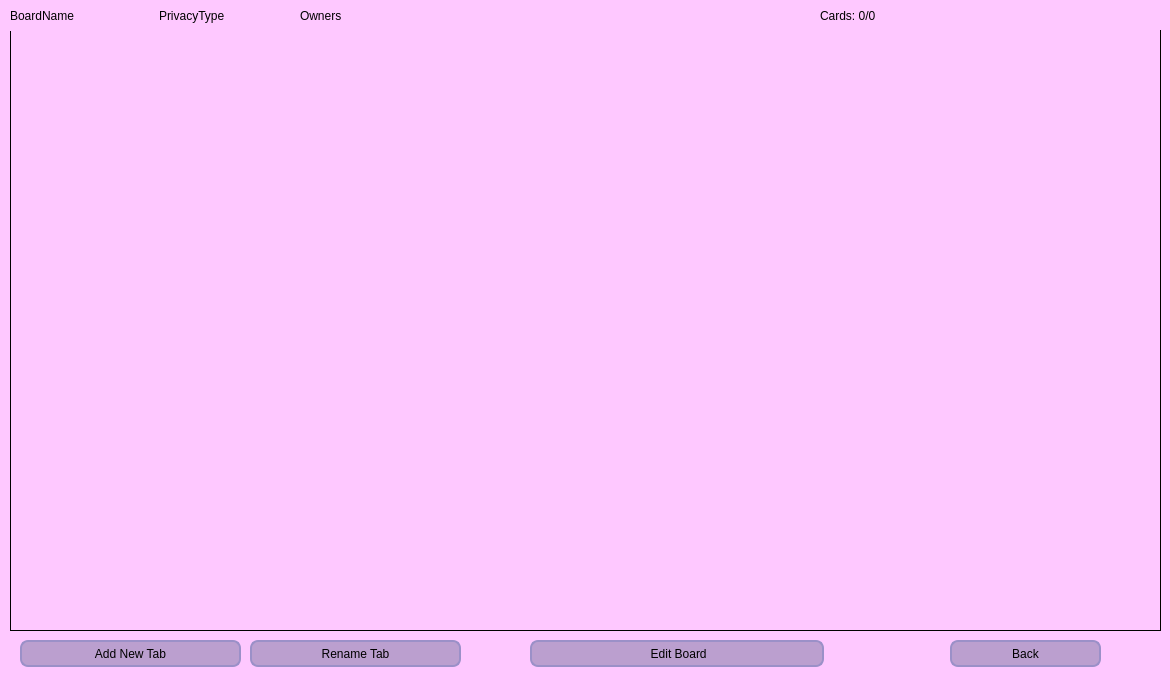
<?xml version="1.0" encoding="UTF-8"?>
<ui version="4.0">
 <class>Deck</class>
 <widget class="QMainWindow" name="Deck">
  <property name="geometry">
   <rect>
    <x>0</x>
    <y>0</y>
    <width>1170</width>
    <height>700</height>
   </rect>
  </property>
  <property name="maximumSize">
   <size>
    <width>1170</width>
    <height>700</height>
   </size>
  </property>
  <property name="windowTitle">
   <string>TaskManager</string>
  </property>
  <property name="windowIcon">
   <iconset resource="../../data/other/resource.qrc">
    <normaloff>:/res/windows.ico</normaloff>:/res/windows.ico</iconset>
  </property>
  <property name="styleSheet">
   <string notr="true">background-color: rgb(254, 200, 255);
color: rgb(0, 0, 0);</string>
  </property>
  <widget class="QWidget" name="centralwidget">
   <widget class="QTabWidget" name="tabWidget">
    <property name="geometry">
     <rect>
      <x>10</x>
      <y>30</y>
      <width>1151</width>
      <height>601</height>
     </rect>
    </property>
    <property name="font">
     <font>
      <family>Montserrat SemiBold</family>
      <bold>true</bold>
     </font>
    </property>
    <property name="styleSheet">
     <string notr="true">QTabWidget {
	 color: rgb(0, 0, 0);
}
QTabWidget::pane {
  border: 1px solid rgb(0, 0, 0);
  top:-1px; 
  background: rgb(245, 245, 245);
} 

QTabBar::tab {
 color: rgb(0, 0, 0);
  background: rgb(142, 127, 165);
  border: 1px solid rgb(0, 0, 0); 
  padding: 15px;
} 

QTabBar::tab:selected { 
  background: rgb(254, 200, 255);
  margin-bottom: -1px; 
}</string>
    </property>
    <property name="currentIndex">
     <number>-1</number>
    </property>
    <property name="tabsClosable">
     <bool>true</bool>
    </property>
   </widget>
   <widget class="QWidget" name="horizontalLayoutWidget_3">
    <property name="geometry">
     <rect>
      <x>10</x>
      <y>0</y>
      <width>291</width>
      <height>31</height>
     </rect>
    </property>
    <layout class="QHBoxLayout" name="horizontalLayout_3">
     <item>
      <widget class="QLabel" name="Name_label">
       <property name="styleSheet">
        <string notr="true">QLabel {
 color: rgb(0, 0, 0);
	font: 600 10pt &quot;Montserrat SemiBold&quot;;
}</string>
       </property>
       <property name="text">
        <string>BoardName</string>
       </property>
      </widget>
     </item>
     <item>
      <widget class="QLabel" name="Type_label">
       <property name="styleSheet">
        <string notr="true">QLabel {
 color: rgb(0, 0, 0);
	font: 600 10pt &quot;Montserrat SemiBold&quot;;
}</string>
       </property>
       <property name="text">
        <string>PrivacyType</string>
       </property>
      </widget>
     </item>
    </layout>
   </widget>
   <widget class="QPushButton" name="btn_back">
    <property name="geometry">
     <rect>
      <x>950</x>
      <y>640</y>
      <width>151</width>
      <height>27</height>
     </rect>
    </property>
    <property name="styleSheet">
     <string notr="true">QPushButton {
 border: 2px solid  rgb(155, 144, 200);
 border-radius: 8px;
 padding-left: auto;
    padding-right: auto;
 color: rgb(0, 0, 0);
 background-color: rgb(187, 159, 207);
 font: 600 12pt &quot;Montserrat SemiBold&quot;;
}
QPushButton:hover {
 border: 2px solid rgb(156, 132, 192);
 background-color: rgb(156, 132, 192);
}
QPushButton:focus {
 border: 2px solid rgb(109, 86, 154);

}</string>
    </property>
    <property name="text">
     <string>Back</string>
    </property>
   </widget>
   <widget class="QPushButton" name="btn_add_column">
    <property name="geometry">
     <rect>
      <x>20</x>
      <y>640</y>
      <width>221</width>
      <height>27</height>
     </rect>
    </property>
    <property name="styleSheet">
     <string notr="true">QPushButton {
 border: 2px solid  rgb(155, 144, 200);
 border-radius: 8px;
 padding-left: auto;
    padding-right: auto;
 color: rgb(0, 0, 0);
 background-color: rgb(187, 159, 207);
 font: 600 12pt &quot;Montserrat SemiBold&quot;;
}
QPushButton:hover {
 border: 2px solid rgb(156, 132, 192);
 background-color: rgb(156, 132, 192);
}
QPushButton:focus {
 border: 2px solid rgb(109, 86, 154);

}</string>
    </property>
    <property name="text">
     <string>Add New Tab</string>
    </property>
   </widget>
   <widget class="QWidget" name="horizontalLayoutWidget_4">
    <property name="geometry">
     <rect>
      <x>300</x>
      <y>0</y>
      <width>351</width>
      <height>31</height>
     </rect>
    </property>
    <layout class="QHBoxLayout" name="horizontalLayout_4">
     <item>
      <widget class="QLabel" name="Owners_label">
       <property name="styleSheet">
        <string notr="true">QLabel {
 color: rgb(0, 0, 0);
	font: 600 10pt &quot;Montserrat SemiBold&quot;;
}</string>
       </property>
       <property name="text">
        <string>Owners</string>
       </property>
      </widget>
     </item>
    </layout>
   </widget>
   <widget class="QWidget" name="horizontalLayoutWidget_5">
    <property name="geometry">
     <rect>
      <x>820</x>
      <y>0</y>
      <width>89</width>
      <height>31</height>
     </rect>
    </property>
    <layout class="QHBoxLayout" name="horizontalLayout_5">
     <item>
      <widget class="QLabel" name="maxCards_label">
       <property name="styleSheet">
        <string notr="true">QLabel {
 color: rgb(0, 0, 0);
	font: 600 10pt &quot;Montserrat SemiBold&quot;;
}</string>
       </property>
       <property name="text">
        <string>Cards: 0/0</string>
       </property>
      </widget>
     </item>
    </layout>
   </widget>
   <widget class="QPushButton" name="btn_rename_tab">
    <property name="geometry">
     <rect>
      <x>250</x>
      <y>640</y>
      <width>211</width>
      <height>27</height>
     </rect>
    </property>
    <property name="styleSheet">
     <string notr="true">QPushButton {
 border: 2px solid  rgb(155, 144, 200);
 border-radius: 8px;
 padding-left: auto;
    padding-right: auto;
 color: rgb(0, 0, 0);
 background-color: rgb(187, 159, 207);
 font: 600 12pt &quot;Montserrat SemiBold&quot;;
}
QPushButton:hover {
 border: 2px solid rgb(156, 132, 192);
 background-color: rgb(156, 132, 192);
}
QPushButton:focus {
 border: 2px solid rgb(109, 86, 154);

}</string>
    </property>
    <property name="text">
     <string>Rename Tab</string>
    </property>
   </widget>
   <widget class="QPushButton" name="btn_edit">
    <property name="geometry">
     <rect>
      <x>530</x>
      <y>640</y>
      <width>294</width>
      <height>27</height>
     </rect>
    </property>
    <property name="styleSheet">
     <string notr="true">QPushButton {
 border: 2px solid  rgb(155, 144, 200);
 border-radius: 8px;
 padding-left: auto;
    padding-right: auto;
 color: rgb(0, 0, 0);
 background-color: rgb(187, 159, 207);
 font: 600 12pt &quot;Montserrat SemiBold&quot;;
}
QPushButton:hover {
 border: 2px solid rgb(156, 132, 192);
 background-color: rgb(156, 132, 192);
}
QPushButton:focus {
 border: 2px solid rgb(109, 86, 154);

}</string>
    </property>
    <property name="text">
     <string> Edit Board</string>
    </property>
   </widget>
  </widget>
  <widget class="QStatusBar" name="statusBar"/>
 </widget>
 <tabstops>
  <tabstop>tabWidget</tabstop>
  <tabstop>btn_add_column</tabstop>
  <tabstop>btn_edit</tabstop>
  <tabstop>btn_back</tabstop>
 </tabstops>
 <resources>
  <include location="../../data/other/resource.qrc"/>
 </resources>
 <connections/>
</ui>
